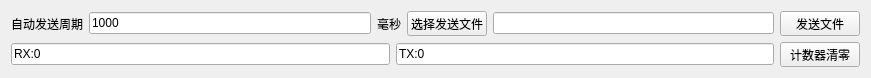
   <widget class="QWidget" name="layoutWidget">
    <property name="geometry">
     <rect>
      <x>10</x>
      <y>560</y>
      <width>871</width>
      <height>63</height>
     </rect>
    </property>
    <layout class="QVBoxLayout" name="verticalLayout_4">
     <item>
      <layout class="QHBoxLayout" name="horizontalLayout_4">
       <item>
        <widget class="QLabel" name="label_autoCircle">
         <property name="text">
          <string>自动发送周期</string>
         </property>
        </widget>
       </item>
       <item>
        <widget class="QLineEdit" name="lineEdit_autoCircle">
         <property name="text">
          <string>1000</string>
         </property>
        </widget>
       </item>
       <item>
        <widget class="QLabel" name="label_ms">
         <property name="text">
          <string>毫秒</string>
         </property>
        </widget>
       </item>
       <item>
        <widget class="QPushButton" name="pushButton_selectFile">
         <property name="minimumSize">
          <size>
           <width>0</width>
           <height>25</height>
          </size>
         </property>
         <property name="maximumSize">
          <size>
           <width>16777215</width>
           <height>25</height>
          </size>
         </property>
         <property name="text">
          <string>选择发送文件</string>
         </property>
        </widget>
       </item>
       <item>
        <widget class="QLineEdit" name="lineEdit_selectFile"/>
       </item>
       <item>
        <widget class="QPushButton" name="pushButton_sendFile">
         <property name="minimumSize">
          <size>
           <width>0</width>
           <height>25</height>
          </size>
         </property>
         <property name="maximumSize">
          <size>
           <width>16777215</width>
           <height>25</height>
          </size>
         </property>
         <property name="text">
          <string>发送文件</string>
         </property>
        </widget>
       </item>
      </layout>
     </item>
     <item>
      <layout class="QHBoxLayout" name="horizontalLayout_5">
       <item>
        <widget class="QLineEdit" name="lineEdit_recSize">
         <property name="text">
          <string>RX:0</string>
         </property>
        </widget>
       </item>
       <item>
        <widget class="QLineEdit" name="lineEdit_txSize">
         <property name="text">
          <string>TX:0</string>
         </property>
        </widget>
       </item>
       <item>
        <widget class="QPushButton" name="pushButton_clearCount">
         <property name="minimumSize">
          <size>
           <width>0</width>
           <height>25</height>
          </size>
         </property>
         <property name="maximumSize">
          <size>
           <width>16777215</width>
           <height>25</height>
          </size>
         </property>
         <property name="text">
          <string>计数器清零</string>
         </property>
        </widget>
       </item>
      </layout>
     </item>
    </layout>
   </widget>
